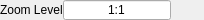
<?xml version="1.0" encoding="UTF-8"?>
<ui version="4.0">
 <class>mvd::ProjectionBarWidget</class>
 <widget class="QWidget" name="mvd::ProjectionBarWidget">
  <property name="geometry">
   <rect>
    <x>0</x>
    <y>0</y>
    <width>204</width>
    <height>20</height>
   </rect>
  </property>
  <property name="windowTitle">
   <string>Form</string>
  </property>
  <layout class="QHBoxLayout" name="horizontalLayout">
   <property name="spacing">
    <number>0</number>
   </property>
   <property name="sizeConstraint">
    <enum>QLayout::SetMinimumSize</enum>
   </property>
   <property name="margin">
    <number>0</number>
   </property>
   <item>
    <widget class="QLabel" name="projectionScaleLabel">
     <property name="maximumSize">
      <size>
       <width>16777215</width>
       <height>20</height>
      </size>
     </property>
     <property name="text">
      <string comment="projection">Zoom Level</string>
     </property>
     <property name="textInteractionFlags">
      <set>Qt::LinksAccessibleByMouse</set>
     </property>
    </widget>
   </item>
   <item>
    <widget class="QLineEdit" name="projectionScaleLineEdit">
     <property name="sizePolicy">
      <sizepolicy hsizetype="Fixed" vsizetype="Fixed">
       <horstretch>0</horstretch>
       <verstretch>0</verstretch>
      </sizepolicy>
     </property>
     <property name="maximumSize">
      <size>
       <width>150</width>
       <height>20</height>
      </size>
     </property>
     <property name="toolTip">
      <string>Current zoom-level of view, relative to reference layer (projection and spacing).</string>
     </property>
     <property name="locale">
      <locale language="C" country="AnyCountry"/>
     </property>
     <property name="text">
      <string>1:1</string>
     </property>
     <property name="alignment">
      <set>Qt::AlignCenter</set>
     </property>
     <property name="placeholderText">
      <string notr="true"/>
     </property>
    </widget>
   </item>
   <item>
    <spacer name="horizontalSpacer">
     <property name="orientation">
      <enum>Qt::Horizontal</enum>
     </property>
     <property name="sizeHint" stdset="0">
      <size>
       <width>40</width>
       <height>20</height>
      </size>
     </property>
    </spacer>
   </item>
  </layout>
 </widget>
 <resources/>
 <connections/>
</ui>
